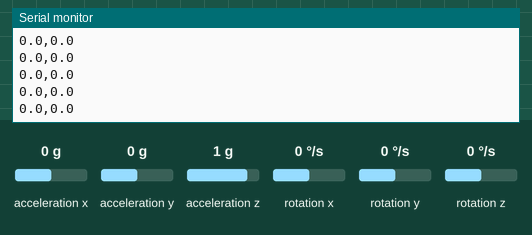
Recording of a sketch running on a simulated Arduino Uno, built with avr-gcc and run on an emulated ATmega328P. On the bench: the last lines printed to the serial monitor. Wiring (inferred from the names in the program): MPU-6050 motion sensor at I2C address 0x68. The inputs (shaded band) are chosen by the test bench; at power-on: acceleration x 0 g, acceleration y 0 g, acceleration z 1 g, rotation x 0 °/s, rotation y 0 °/s, rotation z 0 °/s.

Above: at 12.3 s.
12.4 s: acceleration x set to -1.4 g
At 12.42 s:
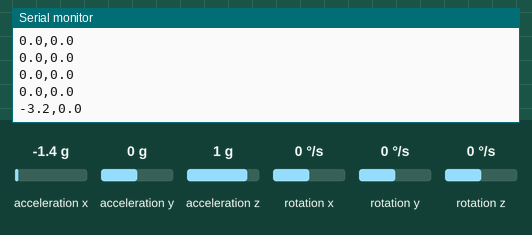
13.9 s: acceleration y set to -1.4 g
At 13.92 s:
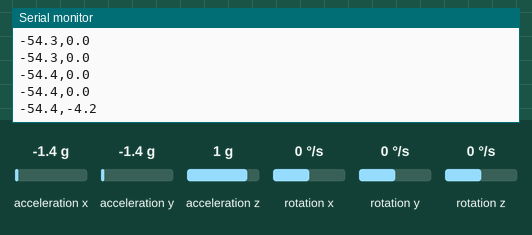
15.4 s: acceleration z set to -1.4 g
At 15.43 s:
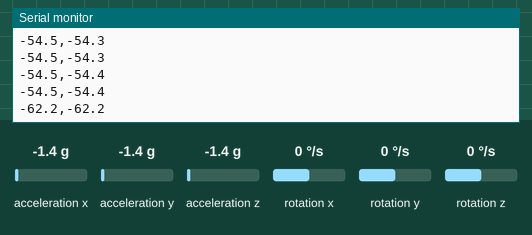
16.9 s: rotation x set to -192 °/s
At 16.93 s:
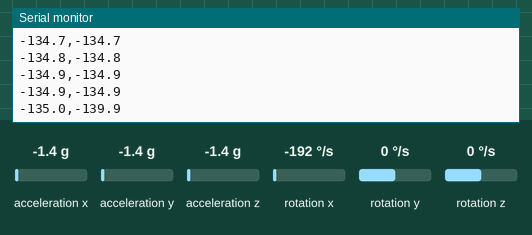
18.4 s: rotation y set to -192 °/s
At 18.44 s:
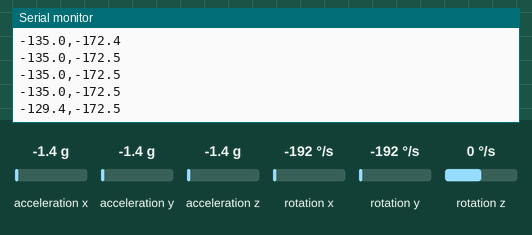
Timing chart, 0 to 20.9 s (numbered marks = the images above; inputs shaded):
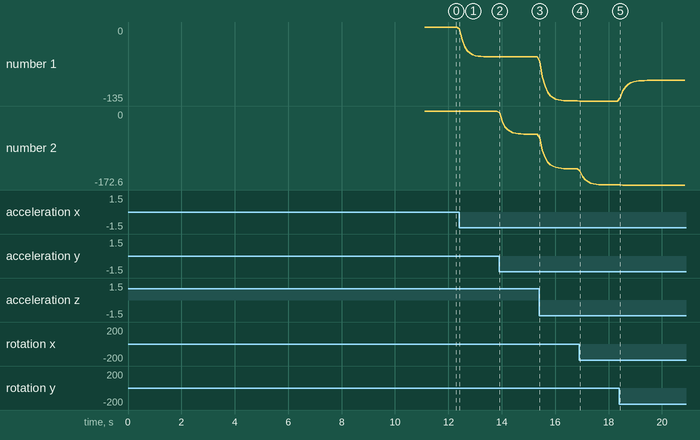

The sketch:

mpu6050_complimentry_filter.ino
```cpp
//Include I2C library and declare variables
#include <Wire.h>

long loopTimer, loopTimer2;
int temperature;
double accelPitch;
double accelRoll;
long acc_x, acc_y, acc_z;
double accel_x, accel_y, accel_z;
double gyroRoll, gyroPitch, gyroYaw;
int gyro_x, gyro_y, gyro_z;
long gyro_x_cal, gyro_y_cal, gyro_z_cal;
double rotation_x, rotation_y, rotation_z;
double freq, dt;
double tau = 0.98;
double roll = 0;
double pitch = 0;

// 250 deg/s --> 131.0, 500 deg/s --> 65.5, 1000 deg/s --> 32.8, 2000 deg/s --> 16.4
long scaleFactorGyro = 65.5;

// 2g --> 16384 , 4g --> 8192 , 8g --> 4096, 16g --> 2048
long scaleFactorAccel = 8192;

unsigned long lastMillis;

void setup() {
  // Start
  Wire.begin();
  Serial.begin(9600);

  // Setup the registers of the MPU-6050 and start up
  setup_mpu_6050_registers();

  // Calibration
//  Serial.println("Calibrating gyro, place on level surface and do not move.");

  // Take 3000 readings for each coordinate and then find average offset
  for (int cal_int = 0; cal_int < 3000; cal_int ++){
    if(cal_int % 200 == 0)
//    Serial.print(".");
    read_mpu_6050_data();
    gyro_x_cal += gyro_x;
    gyro_y_cal += gyro_y;
    gyro_z_cal += gyro_z;

    delay(3);
  }

  // Average the values
  gyro_x_cal /= 3000;
  gyro_y_cal /= 3000;
  gyro_z_cal /= 3000;

  // Display headers
//  Serial.print("\nNote 1: Yaw is not filtered and will drift!\n");
//  Serial.print("\nNote 2: Make sure sampling frequency is ~250 Hz\n");
//  Serial.print("Sampling Frequency (Hz)\t\t");
//  Serial.print("Roll (deg)\t\t");
//  Serial.print("Pitch (deg)\t\t");
//  Serial.print("Yaw (deg)\t\t\n");
  delay(2000);

  // Reset the loop timer
  loopTimer = micros();
  loopTimer2 = micros();
}


void loop() {
  freq = 1/((micros() - loopTimer2) * 1e-6);
  loopTimer2 = micros();
  dt = 1/freq;

  // Read the raw acc data from MPU-6050
  read_mpu_6050_data();

  // Subtract the offset calibration value
  gyro_x -= gyro_x_cal;
  gyro_y -= gyro_y_cal;
  gyro_z -= gyro_z_cal;

  // Convert to instantaneous degrees per second
  rotation_x = (double)gyro_x / (double)scaleFactorGyro;
  rotation_y = (double)gyro_y / (double)scaleFactorGyro;
  rotation_z = (double)gyro_z / (double)scaleFactorGyro;

  // Convert to g force
  accel_x = (double)acc_x / (double)scaleFactorAccel;
  accel_y = (double)acc_y / (double)scaleFactorAccel;
  accel_z = (double)acc_z / (double)scaleFactorAccel;

  // Complementary filter
  accelPitch = atan2(accel_y, accel_z) * RAD_TO_DEG;
  accelRoll = atan2(accel_x, accel_z) * RAD_TO_DEG;

  pitch = (tau)*(pitch + rotation_x*dt) + (1-tau)*(accelPitch);
  roll = (tau)*(roll - rotation_y*dt) + (1-tau)*(accelRoll);

  gyroPitch += rotation_x*dt;
  gyroRoll -= rotation_y*dt;
  gyroYaw += rotation_z*dt;

  // Visualize just the roll
  // Serial.print(roll); Serial.print(",");
  // Serial.print(gyroRoll); Serial.print(",");
  // Serial.println(accelRoll);

  // Visualize just the pitch
  // Serial.print(pitch); Serial.print(",");
  // Serial.print(gyroPitch); Serial.print(",");
  // Serial.println(accelPitch);

  // Data out serial monitor
//  Serial.print(freq,0);
//  Serial.print(",");
  unsigned long currentMillis = millis();
  if (currentMillis - lastMillis >= 100) {
    lastMillis = currentMillis;
    Serial.print(roll,1);
    Serial.print(",");
    Serial.println(pitch,1);
  }
//  Serial.print(",");
//  Serial.println(gyroYaw,1);

  // Wait until the loopTimer reaches 4000us (250Hz) before next loop
  while (micros() - loopTimer <= 4000);
  loopTimer = micros();
}


void read_mpu_6050_data() {
  // Subroutine for reading the raw data
  Wire.beginTransmission(0x68);
  Wire.write(0x3B);
  Wire.endTransmission();
  Wire.requestFrom(0x68, 14);

  // Read data --> Temperature falls between acc and gyro registers
  acc_x = Wire.read() << 8 | Wire.read();
  acc_y = Wire.read() << 8 | Wire.read();
  acc_z = Wire.read() << 8 | Wire.read();
  temperature = Wire.read() <<8 | Wire.read();
  gyro_x = Wire.read()<<8 | Wire.read();
  gyro_y = Wire.read()<<8 | Wire.read();
  gyro_z = Wire.read()<<8 | Wire.read();
}


void setup_mpu_6050_registers() {
  //Activate the MPU-6050
  Wire.beginTransmission(0x68);
  Wire.write(0x6B);
  Wire.write(0x00);
  Wire.endTransmission();

  // Configure the accelerometer
  // Wire.write(0x__);
  // Wire.write; 2g --> 0x00, 4g --> 0x08, 8g --> 0x10, 16g --> 0x18
  Wire.beginTransmission(0x68);
  Wire.write(0x1C);
  Wire.write(0x08);
  Wire.endTransmission();

  // Configure the gyro
  // Wire.write(0x__);
  // 250 deg/s --> 0x00, 500 deg/s --> 0x08, 1000 deg/s --> 0x10, 2000 deg/s --> 0x18
  Wire.beginTransmission(0x68);
  Wire.write(0x1B);
  Wire.write(0x08);
  Wire.endTransmission();
}
```

Measured:
- after the input at 12.4 s, the serial monitor: prints a new line at once (image 1)
- after the input at 13.9 s, the serial monitor: prints a new line at once (image 2)
- after the input at 15.4 s, the serial monitor: prints a new line at once (image 3)
- after the input at 16.9 s, the serial monitor: prints a new line at once (image 4)
- after the input at 18.4 s, the serial monitor: prints a new line at once (image 5)
- plotted number 1: 0 → -54.4 after the input at 12.4 s, -54.5 → -134.9 after the input at 15.4 s, -135 → -97.4 after the input at 18.4 s
- plotted number 2: -54.4 → -134.9 after the input at 15.4 s, -134.9 → -172.5 after the input at 16.9 s
